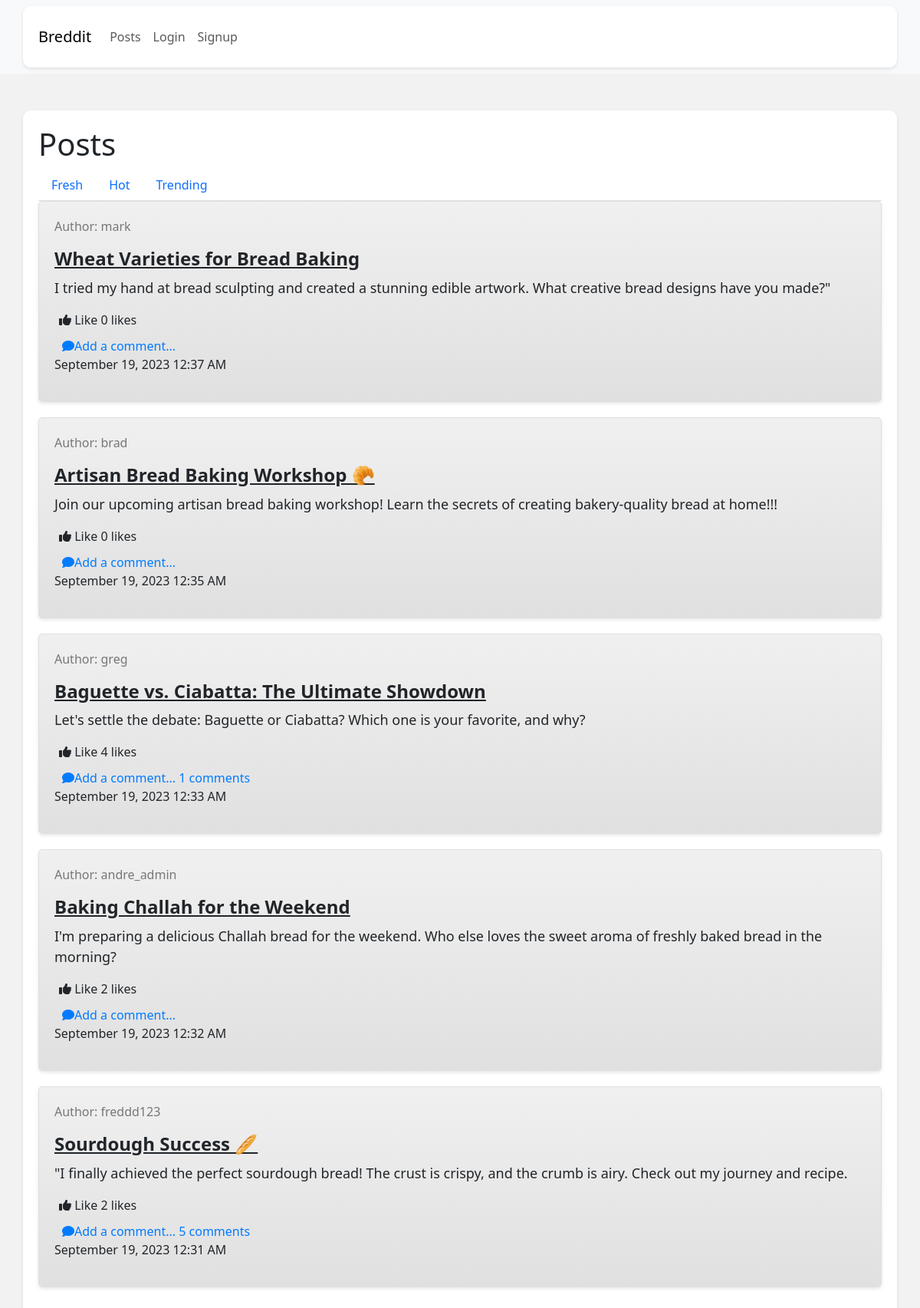
/posts/, run on the app's committed database.
### bit_posts/models/post.py (models this page shows, shortened)
class Post(models.Model):
    title = models.CharField(
        _('Title'),
        max_length=255,
    )
    content = models.TextField(
        _('Text')
    )
    user = models.ForeignKey(
        get_user_model(),
        on_delete=models.CASCADE,
    )
    created_at = models.DateTimeField(
        auto_now_add=True,
    )
    updated_at = models.DateTimeField(
        auto_now=True,
    )
    upvotes = models.ManyToManyField(
        get_user_model(),
        related_name='upvoted_posts',
        blank=True,
    )

### bit_users/models/user.py (models this page shows)
class User(AbstractUser):
    pass

### bit_posts/views/post_views.py (the view)
# urls.py: path('', post_views.PostListView.as_view(), name='post-list-create'),
class PostListView(generics.ListCreateAPIView):
    serializer_class = post_serializers.PostSerializer
    permission_classes = (permissions.IsAuthenticatedOrReadOnly,)
    queryset = Post.objects.all().order_by('-created_at')
    def list(self, request, *args, **kwargs):
        filter_type = request.GET.get('filter', 'recent')
        if filter_type == 'likes':
            queryset = self.get_queryset().annotate(upvotes_count=Count('upvotes')).order_by('-upvotes_count', '-created_at')
        elif filter_type == 'comments':
            queryset = self.get_queryset().annotate(comments_count=Count('comments')).order_by('-comments_count', '-created_at')
        else:
            queryset = self.get_queryset().order_by('-created_at')
        return render(request, 'bit_posts/posts.html', {'object_list': queryset})

### bit_posts/templates/bit_posts/posts.html (shortened to what this page needs)
{% load static %}
<!DOCTYPE html>
<html lang="en">
<head>
    <link rel="stylesheet" type="text/css" href="{% static 'breddit/css/bit_posts/style.css' %}">
    <link href="https://cdn.jsdelivr.net/npm/bootstrap@5.3.0/dist/css/bootstrap.min.css" rel="stylesheet">
    <link rel="stylesheet" href="https://cdnjs.cloudflare.com/ajax/libs/font-awesome/6.4.0/css/all.min.css">
</head>
<body>
    <nav class="navbar navbar-expand-lg navbar-light bg-light">
        <div class="container">
            <a class="navbar-brand" href="{% url 'home' %}">Breddit</a>
            <div class="collapse navbar-collapse" id="navbarNav">
                {% if user.is_authenticated %}
                <ul class="navbar-nav ml-auto ">
                    <li class="nav-item">
                        <a class="nav-link" href="{% url 'bit_posts:post-list-create' %}">Create Post</a>
                    </li>
                    <li class="nav-item">
                        <a class="nav-link" href="{% url 'bit_posts:find-by-id' %}">Find by ID</a>
                    </li>
                    <li class="nav-item">
                        <a class="nav-link" href="{% url 'bit_users:logout' %}">Logout</a>
                    </li>
                </ul>
                {% else %}
                <ul class="navbar-nav ml-auto ">
                    <li class="nav-item">
                        <a class="nav-link" href="{% url 'bit_posts:post-list-create' %}">Posts</a>
                    </li>
                    <li class="nav-item">
                        <a class="nav-link" href="{% url 'bit_users:login' %}">Login</a>
                    </li>
                    <li class="nav-item">
                        <a class="nav-link" href="{% url 'bit_users:signup' %}">Signup</a>
                    </li>
                </ul>
                {% endif %}
            </div>
        </div>
    </nav>
    <div class="container mt-5 mt-4" id="post-list-container">
        <h1>Posts</h1>
        <ul class="nav nav-tabs" id="post-filter-tabs" role="tablist">
            <li class="nav-item" role="presentation">
                <a class="nav-link fresh-tab {% if not filter_type or filter_type == 'recent' %}{% endif %}" href="?filter=recent">Fresh</a>
            </li>
            <li class="nav-item" role="presentation">
                <a class="nav-link hot-tab {% if filter_type == 'likes' %}{% endif %}" href="?filter=likes">Hot</a>
            </li>
            <li class="nav-item" role="presentation">
                <a class="nav-link trending-tab {% if filter_type == 'comments' %}{% endif %}" href="?filter=comments">Trending</a>
            </li>
        </ul>
        {% for post in object_list %}
<div class="post">
    <p class="post-author">Author: {{ post.user.username }}</p>
    <h3 class="post-title" style="text-decoration: underline;">{{ post.title }}</h3>
    <p class="post-content">{{ post.content }}</p>
    <div class="custom-button" style="margin-left: 6px;">
        {% if user.is_authenticated %}
        <form action="{% url 'bit_posts:upvote-post' post.id %}" method="post">
            {% csrf_token %}
            <button type="submit" class="like-button">
                {% if request.user in post.upvotes.all %}
                    <i class="fas fa-thumbs-down"></i> Unlike
                {% else %}
                    <i class="fas fa-thumbs-up"></i> Like
                {% endif %}
            </button>
            <span class="likes-count" id="like-count-{{ post.id }}">{{ post.upvotes.count }}</span> likes
        </form>
        {% else %}
        <a href="{% url 'bit_users:signup' %}" style="text-decoration: none; color: inherit;">
            <i class="fas fa-thumbs-up"></i> Like
        </a>
        <span class="likes-count" id="like-count-{{ post.id }}">{{ post.upvotes.count }}</span> likes
        {% endif %}
    </div>
    <div class="custom-button" style="margin-top: 10px;">
        <a href="{% url 'bit_posts:create-comment' post_id=post.id %}" class="comment-link">
            <i class="fas fa-comment"></i>
            <span class="comment-text">
                Add a comment...{% if post.comments.count %} {{ post.comments.count }} comments{% endif %}
            </span>
        </a>
    </div>
    <p class="post-datetime">{{ post.created_at|date:"F j, Y g:i A" }}</p>
</div>
{% endfor %}
</body>
</html>

### bit_posts/templates/bit_posts/posts.html (style rules this page uses)
body { background-color: #f2f2f2; }
.container { background-color: #ffffff; padding: 20px; border-radius: 10px; box-shadow: 0 2px 4px rgba(0, 0, 0, 0.1); }
.post { margin-bottom: 20px; padding: 20px; border: 1px solid #e0e0e0; border-radius: 5px; background: linear-gradient(to bottom, #f0f0f0, #e0e0e0); box-shadow: 0 2px 4px rgba(0, 0, 0, 0.1); transition: transform 0.2s ease-in-out, box-shadow 0.2s ease-in-out, background 0.2s ease-in-out, border 0.2s ease-in-out; }
.post-title { font-size: 24px; font-weight: bold; margin-bottom: 10px; }
.post-content { font-size: 18px; }
.post-author { font-size: 16px; color: #777777; }
.comment-link { display: inline-flex; align-items: center; color: #007bff; text-decoration: none; margin-left: 10px; }

### data on the page
Post: user.username "mark", title "Wheat Varieties for Bread Baking", content "I tried my hand at bread sculpting and created a stunning edible artwork. What creative bread designs have you made?\"", upvotes.count "0", created_at "September 19, 2023 12:37 AM"
Post: user.username "brad", title "Artisan Bread Baking Workshop 🥐", content "Join our upcoming artisan bread baking workshop! Learn the secrets of creating bakery-quality bread at home!!!", upvotes.count "0", created_at "September 19, 2023 12:35 AM"
Post: user.username "greg", title "Baguette vs. Ciabatta: The Ultimate Showdown", content "Let's settle the debate: Baguette or Ciabatta? Which one is your favorite, and why?", upvotes.count "4", comments.count "1", created_at "September 19, 2023 12:33 AM"
Post: user.username "andre_admin", title "Baking Challah for the Weekend", content "I'm preparing a delicious Challah bread for the weekend. Who else loves the sweet aroma of freshly baked bread in the morning?", upvotes.count "2", created_at "September 19, 2023 12:32 AM"
Post: user.username "freddd123", title "Sourdough Success 🥖", content "\"I finally achieved the perfect sourdough bread! The crust is crispy, and the crumb is airy. Check out my journey and recipe.", upvotes.count "2", comments.count "5", created_at "September 19, 2023 12:31 AM"
